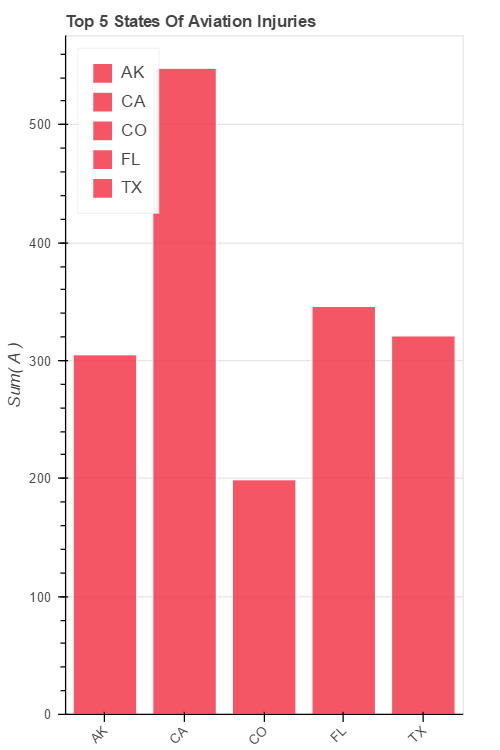

Recreate this plot in Python.
import pandas as pd
import operator
from bokeh.charts import Donut, Bar, show, vplot, Line, output_file

df = pd.read_csv("aviationdataset.csv", encoding ='latin1').fillna(0)
print("file loaded")

df['Location'] = df['Location'].apply(lambda word: str(word)[-2:])
us_states = df.loc[df['Country'] == 'United States']['Location'].unique()

injury_dict = {}
for state in us_states:
    injury_dict.update({ state : sum(df[df['Location'] == state][cat]) for cat in ['Total.Fatal.Injuries', 'Total.Serious.Injuries', 'Total.Minor.Injuries']} )
result_dict = dict(sorted(injury_dict.items(), key=operator.itemgetter(1), reverse=True)[:5])
x, y = zip(*sorted(result_dict.items()))
data = pd.Series(y, x)
bar2 = Bar(data, title="Top 5 States Of Aviation Injuries", plot_width=400)

p = vplot(bar2)
show(p)
